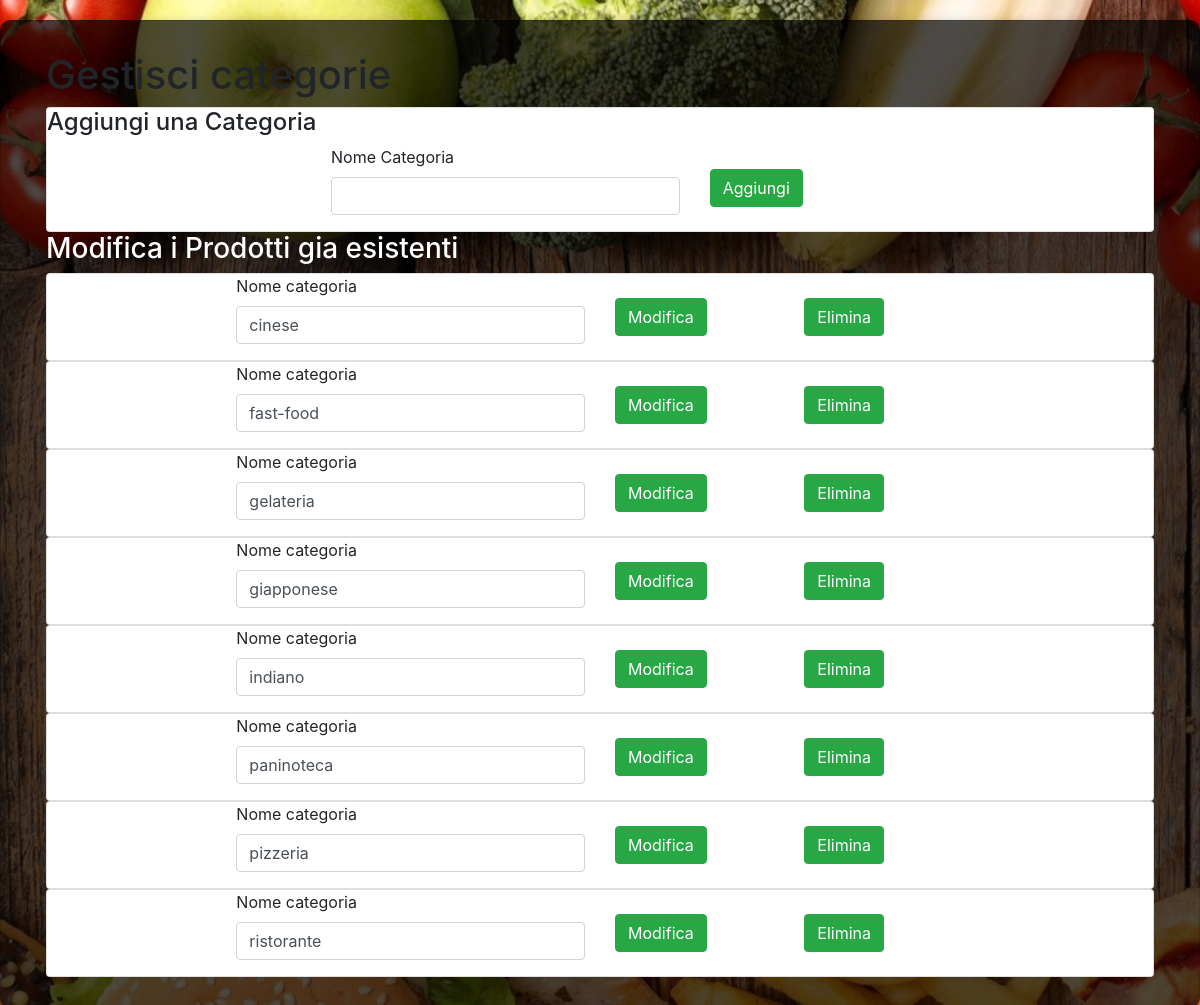
Screenshot of /codice/php/categorie.php with the database file from the repository.
### tables this page shows
CREATE TABLE `categoria_ristoranti` (
  `nome_categoria` varchar(20) NOT NULL
);

### codice/php/categorie.php (the view, shortened to what this page needs)
<!DOCTYPE html>
<html lang="it" dir="ltr">
  <head>
    <link rel="stylesheet" href="./../css/bootstrap.min.css">
    <link href="./../css/full.css" rel="stylesheet">
    <link href="./../css/menubar.css" rel="stylesheet">
    <link href="./../css/navigation.css" rel="stylesheet">
  </head>
  <body>
    <?php include 'menu.php'; ?>
      <div class="card card-sm center-msg-box transparent mobile">
        <div class="container mobile">
        <h1><?php echo $_SESSION["nome"]?> Gestisci categorie</h1>
          <form id ="add" class ="card card-sm mobile "  method="post" action = "#">
            <h4 class="list-group-item-heading">Aggiungi una Categoria</h4>
            <div class="row justify-content-center">
              <div class="form-group col-sm-4">
                <label for="nome">Nome Categoria</label>
                <input type="text" name="nome"  class="form-control" id="nome" placeholder="" pattern=".{2,}" title="Inserisci almeno 2 caratteri">
              </div>
              <div class="col-md-2">
                <button type="submit" class="btn btn-success">Aggiungi</a>
              </div>
            </div>
          </form>
          <h3 class="list-group-item-heading">Modifica i Prodotti gia esistenti</h3>
          <?php
              $stmt = $conn->prepare("SELECT * FROM categoria_ristoranti");
              $stmt->execute();
              $query = $stmt->get_result();
              if($query->num_rows > 0){
                while($row = $query->fetch_assoc()){
                  ?>
                  <form id ="modify" class ="  card card-sm mobile "  method="post" action = "#">
                    <div class="row justify-content-center">
                      <div class="form-group col-sm-4">
                        <label for="nome">Nome categoria</label>
                        <input type="text" name="nome"  class="form-control" id="nome" placeholder="" value="<?php echo $row['nome_categoria'] ?>">
                      </div>
                      <div class="col-md-2">
                        <br/>
                        <button type="submit" class="btn btn-success" name="btn" value = "true">Modifica</button>
                      </div>
                      <div class="col-md-2">
                        <br/>
                        <button type="submit" class="btn btn-success" name="btn" value = "false">Elimina</button>
                    </div>
                  </div>
              </form>
            <?php
            }
          }
        ?>
      </div>
    </div>
  </body>
</html>

### codice/css/full.css (style rules this page uses)
body { background: url('./../resources/bg.jpg') no-repeat center center fixed; -webkit-background-size: cover; -moz-background-size: cover; background-size: cover; -o-background-size: cover; }
.center-msg-box { padding:30px; margin: 20px auto; border-radius: 10px; -webkit-border-radius:10px; -moz-border-radius: 10px; box-shadow: 0px 0px 10px rgba(0, 0, 0, 0.13); -moz-box-shadow: 0px 0px 10px rgba(0, 0, 0, 0.13); -webkit-box-shadow: 0px 0px 10px rgba(0, 0, 0, 0.13); background-color: rgba(0, 0, 0, 0.7); }
h3 { color:white; }

### rows the page displays
categoria_ristoranti: nome "cinese"
categoria_ristoranti: nome "fast-food"
categoria_ristoranti: nome "gelateria"
categoria_ristoranti: nome "giapponese"
categoria_ristoranti: nome "indiano"
categoria_ristoranti: nome "paninoteca"
categoria_ristoranti: nome "pizzeria"
categoria_ristoranti: nome "ristorante"
